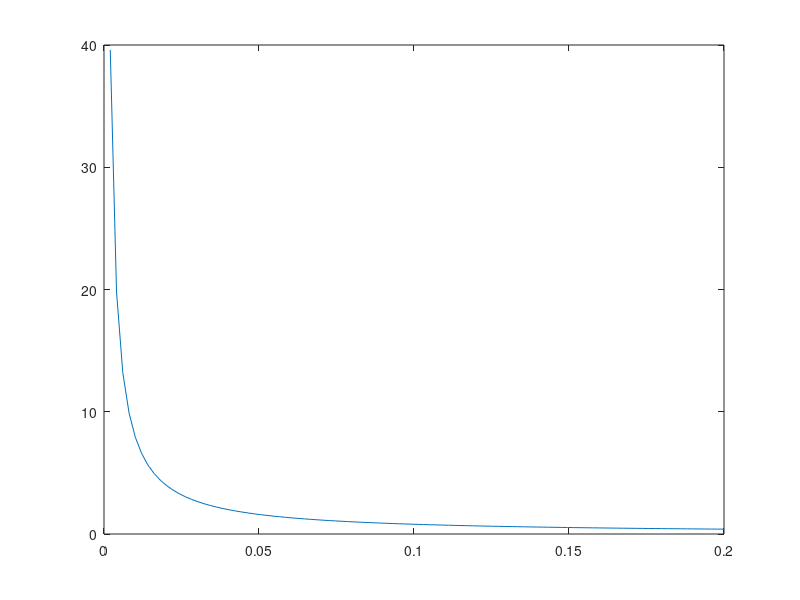

Reproduce this figure in MATLAB. (Note: this script raises an error after producing the figure.)
%% 2, punto 1
clc
clear 
close all

% valori a caso, che vengono rimossi dopo
x = linspace(0,0.5);
b = 5;
circ = 3;

vel = @(r, teta1, teta2) circ./(4*pi.*r).*(cos(teta1) + cos(teta2))

velFinale = 0;

teta = pi/2-atan(b./(2.*x));

% tratto inf

teta1 = pi/2;
teta2 = pi/2 - teta;
velFinale = 2*vel(b, teta1, teta2);

% tratto AB

teta1 = teta;
teta2 = teta;
velFinale = velFinale + 2*vel(x, teta1, teta2);

% plotto e adimensionalizzo

plot((2.*x./b), velFinale / (circ/pi*b))


% 2, punto 2


yVal = linspace(-5,5,200);

% Definisco y come variabile, così da poterla usare dopo nel solve (che
% servirà per trovare i punti sulla quale tracciare gli asintoti).
% Si può fare anche senza, ma viene meno preciso (sempre usando solo
% matlab)
syms y

x1 = @(y) b/2+y;
x2 = @(y) b/2-y; 

fVel = @(y) circ./(4*pi).*(1./x1(y)+1./x2(y));

vel = fVel(yVal);
% Copio vel in velFinali, così da poter modificare le velocità senza
% distruggere il ciclo

velFinali = vel;
% Trovo la posizione delle discontinuità, per poter tracciare gli asintoti
posDiscontinuita = [solve(x1, y), solve(x2, y)];

% Creo un ciclo al contrario, per esempio se ho 8 velocità, da 8 a 2, con
% un passo negativo. Uso 2 e non 1 perché dentro il for uso anche indice-1.
% Uso un ciclo al contrario perché così non si va a creare una differenza
% tra gli indici "veri" e quelli che uso dentro il ciclo. Usassi un ciclo
% normale, aggiungendo un elemento, si sposterebbero tutti gli elementi di
% uno
for indice = size(vel,2):-1:2
    % se il segno della velocità all'indice i è diverso dal segno della
    % velocità all'indice i-1, allora vai dentro l'if
    if sign(vel(1, indice-1)) ~= sign(vel(1, indice))
        % inserisci un NaN in mezzo alle due velocità, così da poter
        % evitare quella retta che matlab produce tra i due estremi della
        % discontinuità
        velFinali = [velFinali(1, 1:indice-1) NaN velFinali(1, indice:end)];
    end
end

figure
hold on

% Plotta gli asintoti, adimensionalizzando la posizione della discontinuità
for posizione = posDiscontinuita
    plot(posizione*2/(b).*ones(1, 100), linspace(-2,4), ".r", LineWidth=2)
end

% Plotta il grafico, sempre adimensionalizzando

plot((2.*(yVal)./b), velFinali(1, 2:end-1) / (circ/pi*b), "k", LineWidth=1.5)

%% 3
clc
clear
close all







